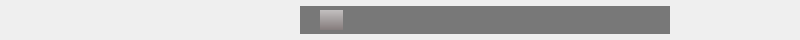
  <widget class="QWidget" name="widget_4" native="true">
   <property name="geometry">
    <rect>
     <x>0</x>
     <y>200</y>
     <width>800</width>
     <height>40</height>
    </rect>
   </property>
   <widget class="QScrollBar" name="horizontalScrollBar_2">
    <property name="geometry">
     <rect>
      <x>300</x>
      <y>5</y>
      <width>370</width>
      <height>30</height>
     </rect>
    </property>
    <property name="styleSheet">
     <string notr="true">QScrollBar:horizontal
{
width:8px;
background:rgba(0,0,0,50%);
margin:1px,1px,1px,1px;
padding-left:20px;
padding-right:22px;
selection-background-color:rgba(255, 255, 255, 154);
}
QScrollBar:handle
{
    background:qlineargradient(spread:pad, x1:0, y1:0, x2:0, y2:1, stop:0.15 rgba(0, 0, 0, 0), stop:0.16 rgba(193, 190, 190, 255), stop:0.845 rgba(134, 125, 125, 255), stop:0.855 rgba(0, 0, 0, 0));

}
QScrollBar::add-line:horizontal  
{
    height:15px;width:15px;
    border-image:url(:/images/System_Arrow_Right);
    subcontrol-position:right;
}
QScrollBar::sub-line:horizontal   
{
    height:15px;width:15px;
    border-image:url(:/images/System_Arrow_Left);
    subcontrol-position:left;

}
QScrollBar::add-page:horizontal
{
    background:rgba(0,0,0,0%);
    border-radius:20px;
}
QScrollBar::sub-page:horizontal  
{
    background:qlineargradient(spread:pad, x1:0, y1:0, x2:0, y2:1, stop:0.15 rgba(0, 0, 0, 0), stop:0.16 rgba(193, 190, 190, 255), stop:0.845 rgba(134, 125, 125, 255), stop:0.855 rgba(0, 0, 0, 0));
border-radius:20px;
}</string>
    </property>
    <property name="maximum">
     <number>127</number>
    </property>
    <property name="orientation">
     <enum>Qt::Horizontal</enum>
    </property>
   </widget>
   <widget class="QListWidget" name="listWidget_4">
    <property name="enabled">
     <bool>true</bool>
    </property>
    <property name="geometry">
     <rect>
      <x>40</x>
      <y>0</y>
      <width>212</width>
      <height>40</height>
     </rect>
    </property>
    <property name="focusPolicy">
     <enum>Qt::WheelFocus</enum>
    </property>
    <property name="styleSheet">
     <string notr="true">QListWidget {
    border:none;
    outline: none;
    icon-size: 40px;
    background: transparent;
    padding-right:20px;
   color:gray;
}

QListWidget::item{
   height:50px;
}

QListWidget:focus{
    border:none;
    outline: none;
}

QListWidget::item:focus{
    border:none;
    outline: none;
    font: bold 20pt;
    color:white;
    background-color: qlineargradient(spread:pad, x1:0, y1:0, x2:0, y2:1, stop:0 rgba(48, 60, 76, 255), stop:1 rgba(7, 61, 82, 255));
}

QListWidget::item:selected{
    border: none;
    outline: none;
    font: bold 20pt;
    color:white;
    background-color: qlineargradient(spread:pad, x1:0, y1:0, x2:0, y2:1, stop:0 rgba(48, 60, 76, 255), stop:1 rgba(7, 61, 82, 255));
}
 </string>
    </property>
   </widget>
   <widget class="QLabel" name="horizontalScrollBarFocus2">
    <property name="geometry">
     <rect>
      <x>680</x>
      <y>10</y>
      <width>67</width>
      <height>17</height>
     </rect>
    </property>
    <property name="focusPolicy">
     <enum>Qt::NoFocus</enum>
    </property>
   </widget>
  </widget>
